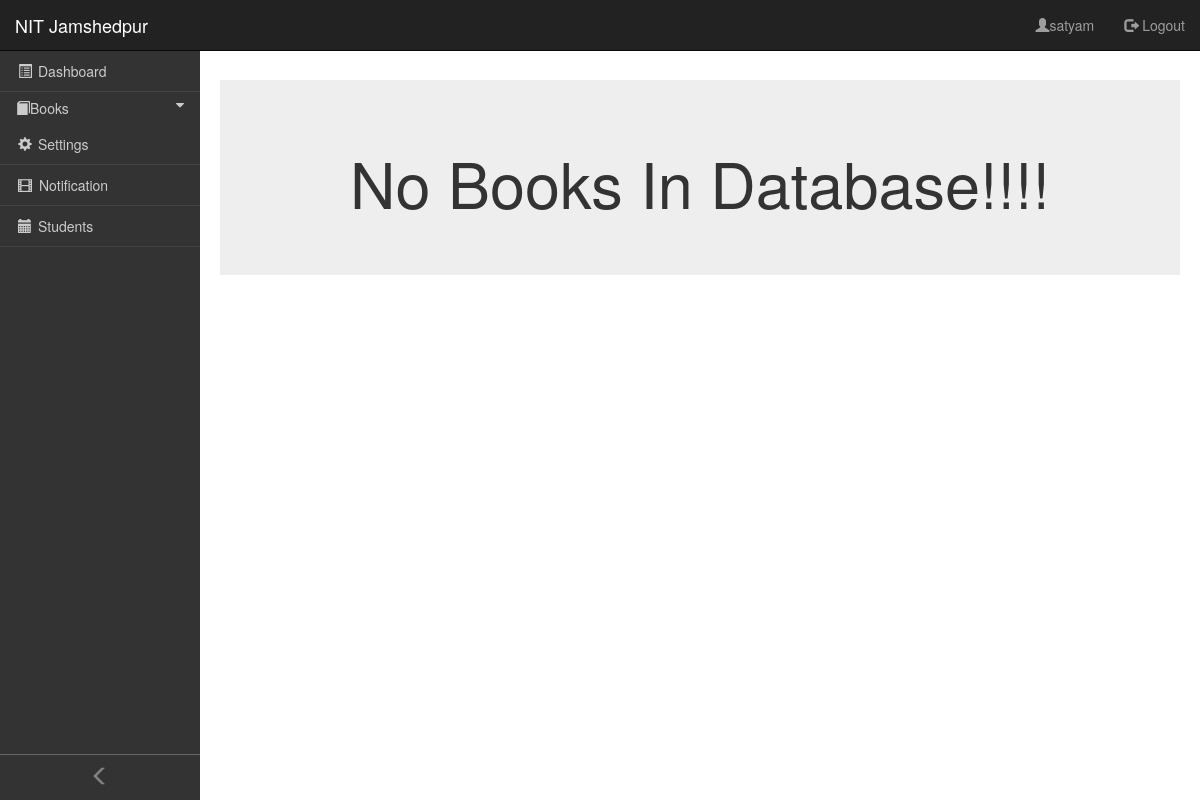
Before: /books/view_book/ (signed in) with the older database file.
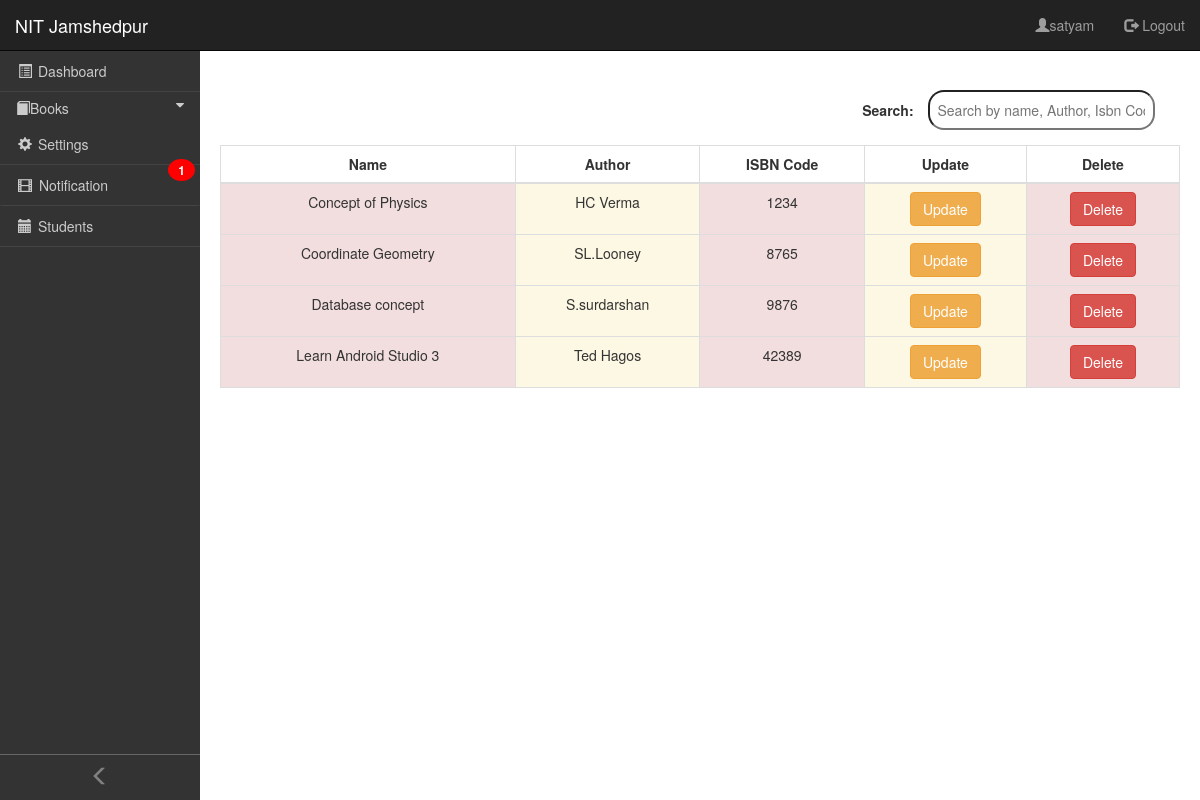
After: the same page with the newer database file.
### books/models.py (models this page shows, shortened)
class Books(models.Model):
    isbn_code=models.CharField(max_length=30, unique=True)
    name=models.CharField(max_length=30)
    author=models.CharField(max_length=30)
    publications=models.CharField(max_length=30)
    subject=models.CharField(max_length=30)
    quantity=models.PositiveIntegerField()
    class Meta:
        ordering = ['name', 'author']
        unique_together = ("name", "author", "publications")

### books/views.py (the view)
# urls.py: path('view_book/', views.BookListView.as_view(), name='list'),
class BookListView(ListView):
    context_object_name= 'books'
    model=Books
    template_name='books/view_books.html'
    def get_context_data(self, **kwargs):
        if self.request.session.has_key('libusername'):
            context=super().get_context_data(**kwargs)
            context["librarian"]="librarian"
            context["username"]=self.request.session['libusername']
            return context

### librarian/templatetags/custom_filters.py (called while the page is built)
def numr(value):
    num=RequestBooks.objects.count()
    return num

### templates/books/view_books.html (shortened to what this page needs)
<!DOCTYPE html>
{% extends "nav-librarian/nav-bar.html" %}
{% load static %}
{% load polls_extras %}
    {% block body_block %}
    {% if books %}
    <div class="container-fluid">
      <div class="container-fluid" style="text-align: right; padding: 10px">
        <label for="searchbar" style="padding: 10px">Search:</label>
        <input type="text" id="searchbar" onkeyup="searchfun();" placeholder="Search by name, Author, Isbn Code" style="padding: 8px; width: 25%; border-radius: 16px; outline: none;">
      </div>
      <div class="row justify-content-md-center">
        <table class="table table-striped table-hover table-bordered" id="myTable">
          <thead>
            <th style="text-align:center;">Name</th>
            <th style="text-align:center">Author</th>
            <th style="text-align:center">ISBN Code</th>
            {% if librarian %}
            <th style="text-align:center">Update</th>
            <th style="text-align:center">Delete</th>
            {% endif %}
          </thead>
          <tbody>
            {% for book in books %}
            <tr>
              <td style="text-align:center" class="danger">{{book.name}}</td>
              <td style="text-align:center" class="warning">{{book.author}}</td>
              <td style="text-align:center" class="danger">{{book.isbn_code}}</td>
              {% if librarian %}
              <td style="text-align:center" class="warning"><a href="{% url 'books:update' pk=book.pk %}"><button type="button" name="button" class="btn btn-warning">Update</button></a></td>
              <td style="text-align:center" class="danger"><a href="{% url 'books:delete' pk=book.pk %}"><button type="button" name="button" class="btn btn-danger" onclick="return confirm('Are you Sure')" >Delete</button></a></td>
              {% endif %}
            </tr>
            {% endfor %}
          </tbody>
        </table>
      </div>
    </div>
    {% else %}
    <div class="jumbotron">
    <center><h1>No Books In Database!!!!</h1></center>
    </div>
    {% endif %}
    {% endblock %}

### templates/nav-librarian/nav-bar.html (shortened to what this page needs)
<!DOCTYPE html>
{% load static %}
{% if librarian %}
{% load custom_filters %}
{% endif %}
<html lang="en">
<head>
    <link rel="stylesheet" type="text/css" href="{% static 'css/libpage.css' %}" />
    <link rel="stylesheet" href="https://maxcdn.bootstrapcdn.com/bootstrap/3.4.1/css/bootstrap.min.css">
  <link rel="stylesheet" href="https://cdnjs.cloudflare.com/ajax/libs/font-awesome/4.7.0/css/font-awesome.min.css">
</head>
<body>
    <nav class="navbar navbar-inverse navbar-global navbar-fixed-top">
        <div class="container-fluid">
          <div class="navbar-header">
            <a class="navbar-brand" href="#">NIT Jamshedpur</a>
          </div>
          <div id="navbar" class="collapse navbar-collapse">
            <ul class="nav navbar-nav navbar-user navbar-right">
              <li><a href="#"><span class="glyphicon glyphicon-user"></span>{{username}}</a></li>
              {% if librarian %}
              <li><a href="{% url 'librarian:logout' %}"><span class="glyphicon glyphicon-log-out"></span> Logout</a></li>
              {% endif %}
            </ul>
          </div>
        </div>
      </nav>
  <nav class="navbar-primary" style="position: fixed;">
    <a href="#" class="btn-expand-collapse"><span class="glyphicon glyphicon-menu-left"></span></a>
    <ul class="navbar-primary-menu">
      <li>
        <a href="#mypara"><span class="glyphicon glyphicon-list-alt"></span><span class="nav-label">Dashboard</span></a>
        <button class="dropdown-btn"><span class="glyphicon glyphicon-book"></span><span class="nav-label">Books</span>
            <i class="fa fa-caret-down"></i>
          </button>
        <a href="#"><span class="glyphicon glyphicon-cog"></span><span class="nav-label">Settings</span></a>
        {% if librarian %}
        {% if 1|numr > 0 %}
        <a href="{% url 'librarian:notifications' %}" class="notification"><span class="glyphicon glyphicon-film"></span><span class="nav-label" style="padding: 1px;">Notification</span><span class="badge">{{1|numr}}</span></a>
        {% else %}
        <a href="{% url 'librarian:notifications' %}" class="notification"><span class="glyphicon glyphicon-film"></span><span class="nav-label" style="padding: 1px;">Notification</span></a>
        {% endif %}
          <a href="{% url 'librarian:student_list' %}"><span class="glyphicon glyphicon-calendar"></span><span class="nav-label">Students</span></a>
        {% else %}
        <a href="#"><span class="glyphicon glyphicon-calendar"></span><span class="nav-label">Monitor</span></a>
        {% endif %}
      </li>
    </ul>
  </nav>
  <div class="main-content">
    {% block body_block %}
    {% endblock %}
    </div>
</body>
</html>

### static/css/libpage.css (style rules this page uses)
.navbar-global { background-color: indigo; }
.navbar-global .navbar-brand { color: white; }
.navbar-global .navbar-user > li > a { color: white; }
.navbar-primary { background-color: #333; bottom: 0px; left: 0px; position: absolute; top: 51px; width: 200px; z-index: 8; overflow: hidden; -webkit-transition: all 0.1s ease-in-out; -moz-transition: all 0.1s ease-in-out; transition: all 0.1s ease-in-out; }
.btn-expand-collapse { position: absolute; display: block; left: 0px; bottom:0; width: 100%; padding: 8px 0; border-top:solid 1px #666; color: grey; font-size: 20px; text-align: center; }
.navbar-primary-menu, .navbar-primary-menu li { margin:0; padding:0; list-style: none; }
.navbar-primary-menu li a { display: block; padding: 10px 18px; text-align: left; border-bottom:solid 1px #444; color: #ccc; }
.navbar-primary-menu li a .glyphicon { margin-right: 6px; }
.main-content { margin-top: 60px; margin-left: 200px; padding: 20px; }
.sidenav a, .dropdown-btn { padding: 6px 8px 6px 16px; text-decoration: none; font-size: 14px; color: #ccc; display: block; border: none; background: none; width: 100%; text-align: left; cursor: pointer; outline: none; }
.fa-caret-down { float: right; padding-right: 8px; }
.notification { background-color: #333333; color: white; text-decoration: none; padding: 15px 26px; position: relative; display: inline-block; border-radius: 2px; }
.notification .badge { position: absolute; top: -6px; right: 5px; padding: 5px 10px; border-radius: 50%; background-color: red; color: white; }

Changed rows visible on the page:
added Books: name "Concept of Physics", author "HC Verma", isbn_code "1234"
added Books: name "Coordinate Geometry", author "SL.Looney", isbn_code "8765"
added Books: name "Database concept", author "S.surdarshan", isbn_code "9876"
added Books: name "Learn Android Studio 3", author "Ted Hagos", isbn_code "42389"
Other visible differences:
{{ 1|numr }}: (not shown) → "1"
text no longer shown: "No Books In Database!!!!"
text now shown: "Search: Name Author ISBN Code Update Delete"
